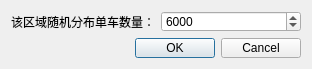
<?xml version="1.0" encoding="UTF-8"?>
<ui version="4.0">
 <class>Dialog</class>
 <widget class="QDialog" name="Dialog">
  <property name="geometry">
   <rect>
    <x>0</x>
    <y>0</y>
    <width>312</width>
    <height>69</height>
   </rect>
  </property>
  <property name="minimumSize">
   <size>
    <width>312</width>
    <height>69</height>
   </size>
  </property>
  <property name="maximumSize">
   <size>
    <width>312</width>
    <height>69</height>
   </size>
  </property>
  <property name="windowTitle">
   <string>单车数量</string>
  </property>
  <layout class="QVBoxLayout" name="verticalLayout">
   <item>
    <layout class="QHBoxLayout" name="horizontalLayout">
     <item>
      <widget class="QLabel" name="label">
       <property name="text">
        <string>该区域随机分布单车数量：</string>
       </property>
      </widget>
     </item>
     <item>
      <widget class="QSpinBox" name="spinBox">
       <property name="maximum">
        <number>10000</number>
       </property>
       <property name="singleStep">
        <number>1000</number>
       </property>
       <property name="value">
        <number>6000</number>
       </property>
      </widget>
     </item>
    </layout>
   </item>
   <item>
    <widget class="QDialogButtonBox" name="buttonBox">
     <property name="orientation">
      <enum>Qt::Horizontal</enum>
     </property>
     <property name="standardButtons">
      <set>QDialogButtonBox::Cancel|QDialogButtonBox::Ok</set>
     </property>
    </widget>
   </item>
  </layout>
 </widget>
 <resources/>
 <connections>
  <connection>
   <sender>buttonBox</sender>
   <signal>accepted()</signal>
   <receiver>Dialog</receiver>
   <slot>accept()</slot>
   <hints>
    <hint type="sourcelabel">
     <x>248</x>
     <y>254</y>
    </hint>
    <hint type="destinationlabel">
     <x>157</x>
     <y>274</y>
    </hint>
   </hints>
  </connection>
  <connection>
   <sender>buttonBox</sender>
   <signal>rejected()</signal>
   <receiver>Dialog</receiver>
   <slot>close()</slot>
   <hints>
    <hint type="sourcelabel">
     <x>316</x>
     <y>260</y>
    </hint>
    <hint type="destinationlabel">
     <x>286</x>
     <y>274</y>
    </hint>
   </hints>
  </connection>
 </connections>
</ui>
